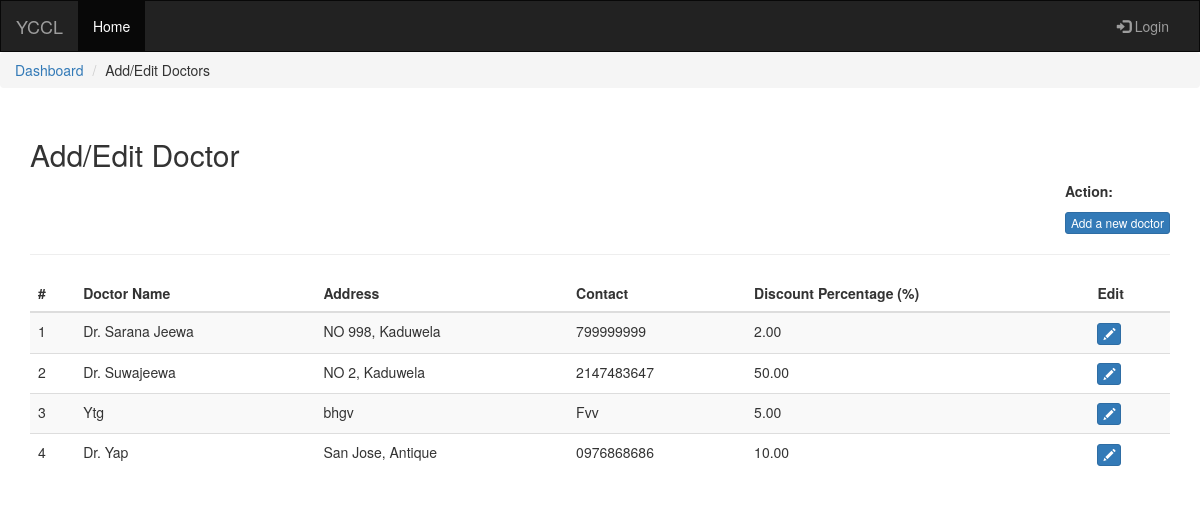
The app's page /list-doctors.php with its own data.
### tables this page shows
CREATE TABLE IF NOT EXISTS `doctor_details` (
  `doctor_id` int(11) NOT NULL AUTO_INCREMENT,
  `doctor_name` varchar(150) DEFAULT NULL,
  `doctor_address` varchar(500) DEFAULT NULL,
  `doctor_contact` varchar(50) DEFAULT NULL,
  `doctor_status` varchar(1) DEFAULT NULL,
  `doctor_discount` float DEFAULT NULL,
  PRIMARY KEY (`doctor_id`)
);

### list-doctors.php (the view, shortened to what this page needs)
<!DOCTYPE html>
<html>
<?php include 'views/partials/header.php'?>
<body>
	<?php include 'views/partials/navbar.php'?>
<ul class="breadcrumb">
	<li><a href="admin-dashboard.php">Dashboard</a></li>
	<li>Add/Edit Doctors</li>
</ul>
<div class="container yccl-mt-3">
	<h2>Add/Edit Doctor</h2>
	<div class="text-right">
		<div class="yccl-display-inlineblock text-left">
			<p class="yccl-mb-0"><strong>Action:</strong></p>
			<button class="btn btn-xs btn-primary" data-toggle="modal" data-target="#modalCreateForm">Add a new doctor</button>
		</div>
	</div><hr>
	<div class="table-responsive">
		<table class="table table-striped" id="tblPackages">
			<thead>
				<tr>
					<th>#</th>
					<th>Doctor Name</th>
					<th>Address</th>
					<th>Contact</th>
					<th>Discount Percentage (%)</th>
					<th>Edit</th>
				</tr>
			</thead>
			<tbody>
				<?php
				$i=0;
				$con = mysqli_connect("localhost","root","","yccl");
				$result = mysqli_query($con,"SELECT * FROM doctor_details");
				while($row = mysqli_fetch_array($result))
				{
					$i++;
					echo "<tr>";
					echo "<td>" . $i . "</td>";
					echo "<td>" . $row['doctor_name'] . "</td>";
					echo "<td>" . $row['doctor_address'] . "</td>";
					echo "<td>" . $row['doctor_contact'] . "</td>";
					echo "<td>" . number_format($row['doctor_discount'],2) . "</td>";
					echo "
					<td>
					<button class='btn btn-xs btn-primary' data-doctorid='".$row['doctor_id']."' data-doctorname='".$row['doctor_name']."' data-doctoraddress='".$row['doctor_address']."' data-doctorcontact='".$row['doctor_contact']."' data-doctordiscount='".$row['doctor_discount']."' id='editModalPackage'><span class='glyphicon glyphicon-pencil'></span></button>
					</td>
					";
					echo "</tr>";
				}
				?>
			</tbody>
		</table>
	</div>
</div>
</body>
</html>

### assets/css/style.css (style rules this page uses)
.yccl-display-inlineblock { display: inline-block; }
.yccl-mt-3 { margin-top: 30px }

### records on screen
doctor_details: doctor_name "Dr. Sarana Jeewa", doctor_address "NO 998, Kaduwela", doctor_contact "799999999", doctor_discount "2.00"
doctor_details: doctor_name "Dr. Suwajeewa", doctor_address "NO 2, Kaduwela", doctor_contact "2147483647", doctor_discount "50.00"
doctor_details: doctor_name "Ytg", doctor_address "bhgv", doctor_contact "Fvv", doctor_discount "5.00"
doctor_details: doctor_name "Dr. Yap", doctor_address "San Jose, Antique", doctor_contact "0976868686", doctor_discount "10.00"
